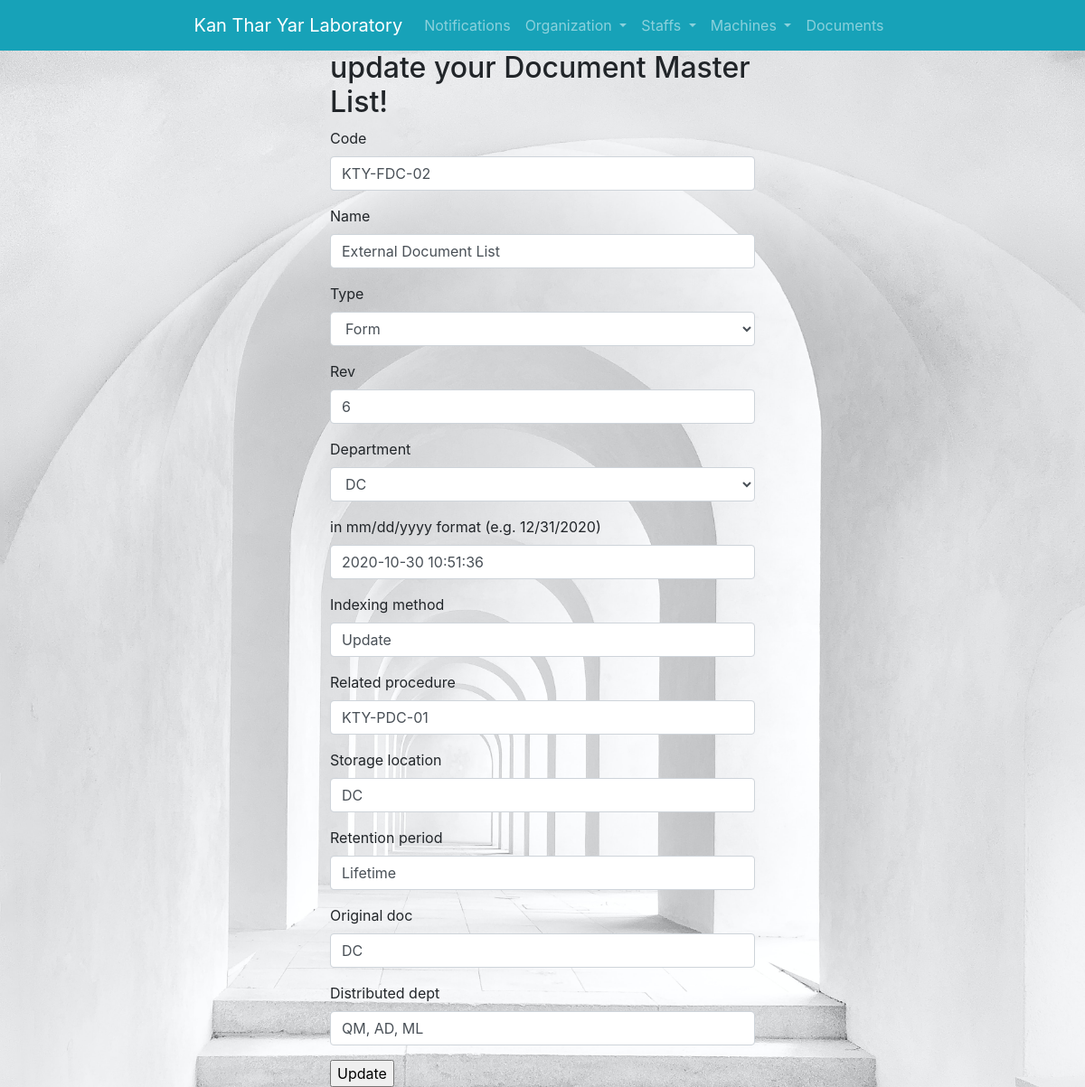
/documents/document_master/5/update/, run on an earlier commit of the app's database.
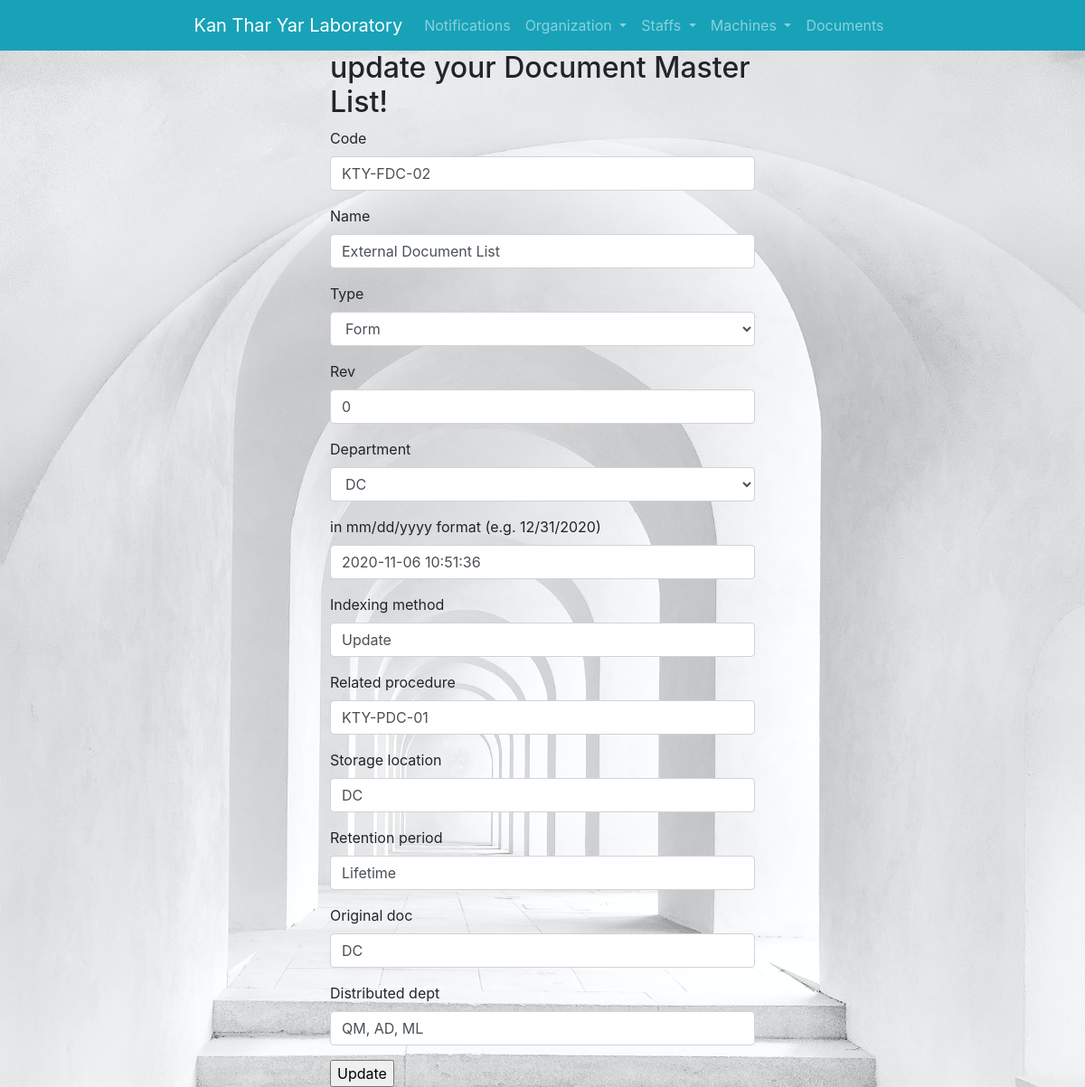
And on a later commit of the database.
### documents/models.py (models this page shows, shortened)
class documents(models.Model):
    DEPARTMENTS = (('DC', 'DC'), ('QMS', 'QMS'), ('AD', 'AD'), ('ML', 'ML'),)
    DOC_TYPES = (('Manual', 'Manual'), ('Procedure', 'Procedure'), ('Form', 'Form'), ('WI', 'WI'), ('Others', 'Others'),)
    code = models.CharField(max_length=100, blank=True, null=True)
    name = models.CharField(max_length=100, blank=True, null=True)
    type = models.CharField(max_length=100, blank=True, null=True, choices=DOC_TYPES)
    rev = models.CharField(max_length=100, blank=True, null=True)
    department = models.CharField(max_length=100, blank=True, null=True, choices=DEPARTMENTS)
    issued_date = models.DateTimeField(' in mm/dd/yyyy format (e.g. 12/31/2020)',
                                       auto_now_add=False, auto_now=False,blank=True, null=True)
    indexing_method = models.CharField(max_length=100, blank=True, null=True)
    related_procedure = models.CharField(max_length=100, blank=True, null=True)
    storage_location = models.CharField(max_length=100, blank=True, null=True)
    retention_period = models.CharField(max_length=100, blank=True, null=True)
    original_doc = models.CharField(max_length=100, blank=True, null=True)
    distributed_dept = models.CharField(max_length=100, blank=True, null=True)

### documents/views.py (the view)
# urls.py: path('document_master/<int:pk>/update/', views.document_master_update.as_view(),  name="document_master_update"),
class document_master_update(UpdateView):
    template_name = 'documents/doc_master/document_master_update.html'
    model = documents
    fields = '__all__'
    success_url = reverse_lazy('documents:show_dm')

### documents/templates/documents/doc_master/document_master_update.html
{% extends 'base_layout.html' %}
{% block content %}
{% load crispy_forms_tags %}
    <div class="container" style="width:500px">
        <h2>update your Document Master List!</h2>
        <form method="post">{% csrf_token %}
            {{ form|crispy }}
        <input type="submit" value="Update">
        </form>
    </div>
{% endblock %}

What changed in the data, as far as the page shows it:
changed documents "KTY-FDC-02": rev "6" → "0"; issued_date "2020-10-30 10:51:36" → "2020-11-06 10:51:36"
